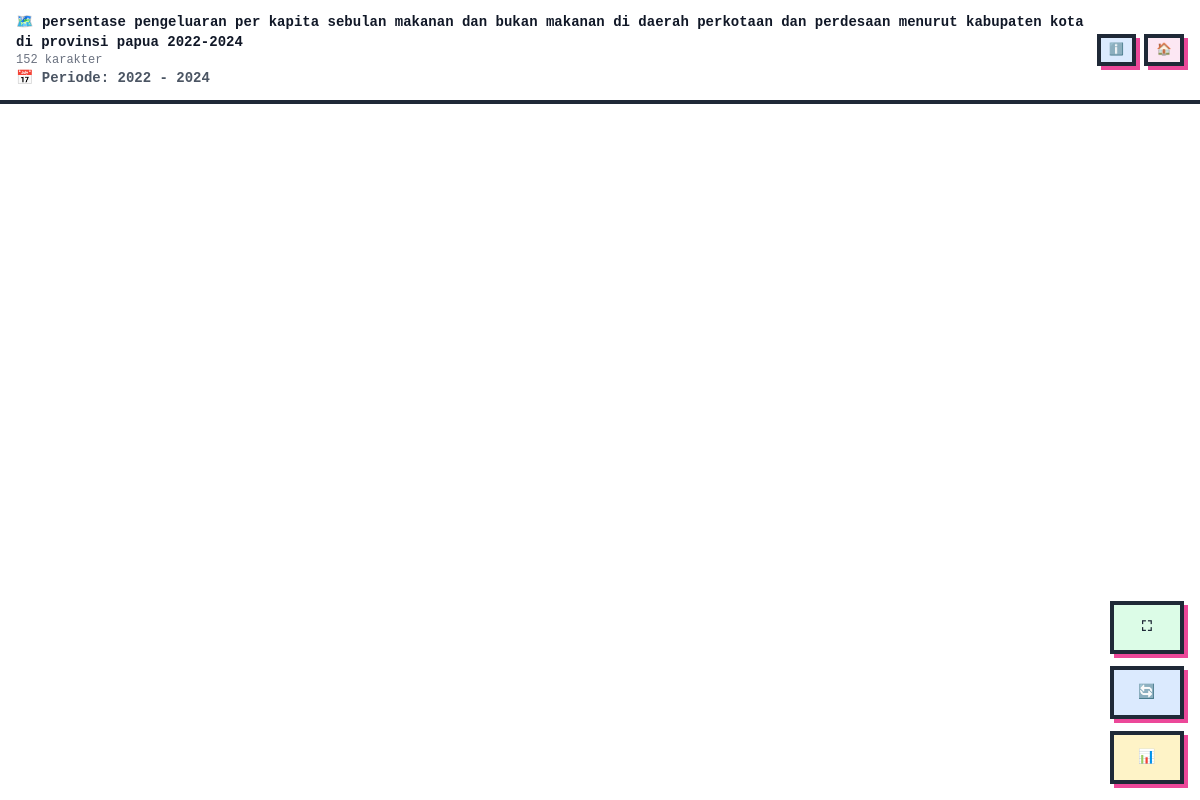
/peta/2022/fullscreen/, run on the app's committed database.
### frontend/models.py (models this page shows, shortened)
class HomePage(models.Model):
    name = models.CharField(max_length=200, verbose_name="Nama Proyek (Judul Besar)")
    tahun_mulai = models.IntegerField(verbose_name="Tahun Mulai Data", default=2022)
    tahun_akhir = models.IntegerField(verbose_name="Tahun Akhir Data", default=2024)
    lingkup_geografi = models.CharField(
        max_length=255,
        verbose_name="Lingkup Geografi",
        default="Kabupaten/Kota di Provinsi Papua",
    )
    sumber_data = models.CharField(
        max_length=255,
        verbose_name="Sumber Data Utama",
        default="Survei Sosial Ekonomi Nasional (Susenas)",
    )
    platform_gis = models.CharField(
        max_length=100, verbose_name="Platform GIS", default="QGIS & Leaflet"
    )
    created_at = models.DateTimeField(auto_now_add=True)
    updated_at = models.DateTimeField(auto_now=True)
    class Meta:
        verbose_name = "Konfigurasi Halaman Utama"
        verbose_name_plural = "Konfigurasi Halaman Utama"

class YearlyMap(models.Model):
    homepage = models.ForeignKey(
        HomePage,
        on_delete=models.CASCADE,
        related_name='yearly_maps',
        verbose_name="Halaman Utama"
    )
    tahun = models.IntegerField(
        verbose_name="Tahun",
        unique=True,
        help_text="Tahun data peta (contoh: 2022, 2023, 2024)"
    )
    judul = models.CharField(
        max_length=200,
        verbose_name="Judul Peta Tahun Ini",
        help_text="Contoh: Peta Inflasi Papua 2024"
    )
    url_peta = models.URLField(
        max_length=500,
        verbose_name="URL Peta QGIS2Web untuk Tahun Ini",
        help_text="URL peta spesifik untuk tahun ini"
    )
    data_csv = models.FileField(
        upload_to="qgis_data/yearly/",
        verbose_name="Upload File Data CSV Tahun Ini",
        help_text="Data statistik untuk tahun ini",
        blank=True,
        null=True
    )
    is_active = models.BooleanField(
        default=True,
        verbose_name="Aktif",
        help_text="Centang untuk menampilkan peta ini"
    )
    created_at = models.DateTimeField(auto_now_add=True)
    updated_at = models.DateTimeField(auto_now=True)
    class Meta:
        verbose_name = "Peta Per Tahun"
        verbose_name_plural = "Peta Per Tahun"
        ordering = ['tahun']  # Urutkan dari tahun terlama

### frontend/views.py (the view)
# urls.py: path("peta/<int:tahun>/fullscreen/", yearly_map_fullscreen, name="yearly_fullscreen"),
def yearly_map_fullscreen(request, tahun):
    try:
        yearly_map = get_object_or_404(YearlyMap, tahun=tahun, is_active=True)
        homepage_config = HomePage.objects.first()
        context = {
            'title': f'Peta Fullscreen - {yearly_map.judul}',
            'yearly_map': yearly_map,
            'config': homepage_config,  # Config HomePage untuk metadata
        }
        return render(request, 'frontend/fullscreen_map.html', context)
    except Exception as e:
        context = {
            'title': f'Peta Fullscreen {tahun}',
            'error': f'Terjadi kesalahan: {str(e)}'
        }
        return render(request, 'frontend/fullscreen_map.html', context)

### frontend/templates/frontend/fullscreen_map.html (shortened to what this page needs)
<!DOCTYPE html>
<html lang="id">
  <head>
    <script src="https://cdn.tailwindcss.com"></script>
  </head>
  <body>
    {% if error %}
    <div class="error-container">
      <div class="error-box">
        <h1 class="text-2xl font-bold mb-4 text-red-600">⚠️ ERROR</h1>
        <p class="text-lg mb-6">{{ error }}</p>
        <a href="/" class="brutal-btn btn-yellow">🏠 KEMBALI KE DASHBOARD</a>
      </div>
    </div>
    {% else %}
    <div class="map-overlay">
      <div class="flex justify-between items-center">
        <div class="flex-1 min-w-0">
          {% if config %}
            {% if config.name|length > 80 %}
              <h1 class="header-title header-title-multiline text-xs sm:text-sm font-bold text-gray-900" title="{{ config.name }}">
                🗺️ {{ config.name }}
              </h1>
              <p class="text-xs text-gray-500">{{ config.name|length }} karakter</p>
            {% elif config.name|length > 40 %}
              <h1 class="header-title header-title-responsive text-sm sm:text-base font-bold text-gray-900" title="{{ config.name }}">
                🗺️ {{ config.name }}
              </h1>
            {% else %}
              <h1 class="text-base sm:text-lg font-bold text-gray-900" title="{{ config.name }}">
                🗺️ {{ config.name }}
              </h1>
            {% endif %}
            <p class="text-xs sm:text-sm text-gray-600 font-bold truncate">
              📅 Periode: {{ config.tahun_mulai|default:"N/A" }} - {{ config.tahun_akhir|default:"N/A" }}
            </p>
          {% endif %}
        </div>
        <div class="flex gap-1 sm:gap-2 ml-2">
          <button id="toggle-info" class="brutal-btn btn-blue text-xs px-2 py-1" title="Buka Info Panel (I)">ℹ️</button>
          <a href="/" class="brutal-btn btn-pink text-xs px-2 py-1" title="Kembali ke Dashboard (H)">🏠</a>
        </div>
      </div>
    </div>
    <div class="fullscreen-container">
      {% if yearly_map and yearly_map.url_peta %}
      <iframe
        id="map-frame"
        src="{{ yearly_map.url_peta }}"
        title="Peta Fullscreen - {{ yearly_map.judul|default:'Peta Papua' }}"
        class="map-fullscreen"
        onload="hideLoading()"
        allow="fullscreen">
      </iframe>
      {% endif %}
    </div>
    <div class="map-controls">
      <button id="fullscreen-btn" class="brutal-btn btn-green" title="Fullscreen (F)">⛶</button>
      <button id="refresh-btn" class="brutal-btn btn-blue" title="Refresh (R)">🔄</button>
      <a href="/" class="brutal-btn btn-yellow" title="Dashboard (H)">📊</a>
    </div>
    {% endif %}
  </body>
</html>

### frontend/templates/frontend/fullscreen_map.html (style rules this page uses)
:root { --brutal-border-width: 4px; --brutal-dark: #1f2937; --soft-yellow: #fef3c7; --soft-pink: #fce7f3; --soft-blue: #dbeafe; --soft-green: #dcfce7; }
body { margin: 0; padding: 0; overflow: hidden; font-family: 'Courier New', monospace; }
.fullscreen-container { width: 100vw; height: 100vh; position: relative; }
.map-fullscreen { width: 100%; height: 100%; border: none; }
.map-overlay { position: fixed; top: 0; left: 0; right: 0; z-index: 1000; background: rgba(255, 255, 255, 0.95); backdrop-filter: blur(10px); border-bottom: var(--brutal-border-width) solid var(--brutal-dark); padding: 0.75rem 1rem; height: auto; min-height: 60px; }
.map-controls { position: fixed; bottom: 1rem; right: 1rem; z-index: 1000; display: flex; flex-direction: column; gap: 0.75rem; max-width: 200px; }
.brutal-btn { display: inline-block; padding: 0.75rem 1.5rem; font-weight: 900; text-transform: uppercase; letter-spacing: 0.05em; border: var(--brutal-border-width) solid var(--brutal-dark); transition: all 0.2s ease; cursor: pointer; text-decoration: none; font-size: 0.875rem; font-family: 'Courier New', monospace; box-shadow: 4px 4px 0px 0px #ec4899; }
.btn-yellow { background: var(--soft-yellow); color: #1f2937; }
.btn-pink { background: var(--soft-pink); color: #1f2937; }
.btn-blue { background: var(--soft-blue); color: #1f2937; }
.btn-green { background: var(--soft-green); color: #1f2937; }
.header-title { max-width: calc(100vw - 120px); word-wrap: break-word; overflow-wrap: break-word; }
.header-title-multiline { white-space: normal; line-height: 1.1; display: -webkit-box; -webkit-line-clamp: 2; -webkit-box-orient: vertical; overflow: hidden; }

### data on the page
HomePage: name "persentase pengeluaran per kapita sebulan makanan dan bukan makanan di daerah perkotaan dan perdesaan menurut kabupaten kota di provinsi papua 2022-2024", name|length "152", tahun_mulai "2022", tahun_akhir "2024"
